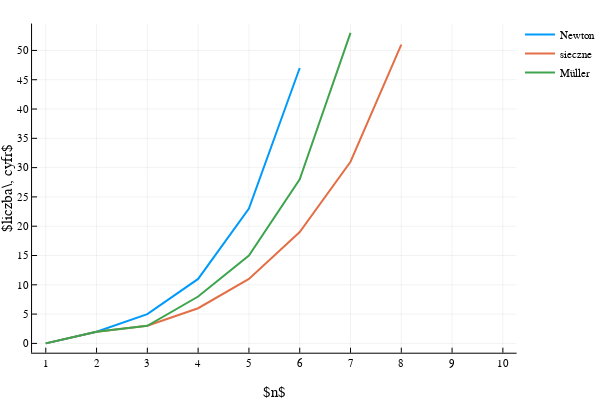

The cell this chart's notebook holds for it:
### Code cell
f1(x) = sqrt(x)-4
df1(x) = 0.5*x^(-1.0/2.0)
f1_zero = 16.0
x0_1 = BigFloat(18.0)
@assert(f1(f1_zero) == 0.0, f1(f1_zero))
test_methods(f1, df1, x0_1, f1_zero, 20)

### Figure 1 — Plotly figure (JSON) as saved in the notebook; plotly's stock layout.template omitted (floating-point values rounded to 4 significant figures)
{"data": [{"colorbar": {"title": ""}, "hoverinfo": "text", "legendgroup": "Newton", "line": {"color": "rgba(0, 154, 250, 1.000)", "dash": "solid", "shape": "linear", "width": 2}, "mode": "lines", "name": "Newton", "showlegend": true, "text": [null, null, null, null, null, null, null, null, null, null], "type": "scatter", "x": [1, 2, 3, 4, 5, 6, 7, 8, 9, 10], "xaxis": "x1", "y": [0, 2, 5, 11, 23, 47, null, null, null, null], "yaxis": "y1", "zmax": 0.1, "zmin": -0.1}, {"colorbar": {"title": ""}, "hoverinfo": "text", "legendgroup": "sieczne", "line": {"color": "rgba(227, 111, 71, 1.000)", "dash": "solid", "shape": "linear", "width": 2}, "mode": "lines", "name": "sieczne", "showlegend": true, "text": [null, null, null, null, null, null, null, null, null, null], "type": "scatter", "x": [1, 2, 3, 4, 5, 6, 7, 8, 9, 10], "xaxis": "x1", "y": [0, 2, 3, 6, 11, 19, 31, 51, null, null], "yaxis": "y1", "zmax": 0.1, "zmin": -0.1}, {"colorbar": {"title": ""}, "hoverinfo": "text", "legendgroup": "Müller", "line": {"color": "rgba(62, 164, 78, 1.000)", "dash": "solid", "shape": "linear", "width": 2}, "mode": "lines", "name": "Müller", "showlegend": true, "text": [null, null, null, null, null, null, null, null, null, null], "type": "scatter", "x": [1, 2, 3, 4, 5, 6, 7, 8, 9, 10], "xaxis": "x1", "y": [0, 2, 3, 8, 15, 28, 53, null, null, null], "yaxis": "y1", "zmax": 0.1, "zmin": -0.1}], "layout": {"annotations": [], "height": 400, "legend": {"bgcolor": "rgba(255, 255, 255, 1.000)", "bordercolor": "rgba(0, 0, 0, 1.000)", "font": {"color": "rgba(0, 0, 0, 1.000)", "family": "sans-serif", "size": 11}, "tracegroupgap": 0, "x": 1, "y": 1}, "margin": {"b": 20, "l": 0, "r": 0, "t": 20}, "paper_bgcolor": "rgba(255, 255, 255, 1.000)", "plot_bgcolor": "rgba(255, 255, 255, 1.000)", "showlegend": true, "width": 600, "xaxis": {"anchor": "y1", "domain": [0.06165, 0.9934], "gridcolor": "rgba(0, 0, 0, 0.100)", "gridwidth": 0.5, "linecolor": "rgba(0, 0, 0, 1.000)", "mirror": false, "range": [0.73, 10.27], "showgrid": true, "showline": true, "showticklabels": true, "tickangle": 0, "tickcolor": "rgb(0, 0, 0)", "tickfont": {"color": "rgba(0, 0, 0, 1.000)", "family": "sans-serif", "size": 11}, "tickmode": "array", "ticks": "inside", "ticktext": ["1", "2", "3", "4", "5", "6", "7", "8", "9", "10"], "tickvals": [1, 2, 3, 4, 5, 6, 7, 8, 9, 10], "title": "$n$", "titlefont": {"color": "rgba(0, 0, 0, 1.000)", "family": "sans-serif", "size": 15}, "type": "-", "visible": true, "zeroline": false, "zerolinecolor": "rgba(0, 0, 0, 1.000)"}, "yaxis": {"anchor": "x1", "domain": [0.07581, 0.9902], "gridcolor": "rgba(0, 0, 0, 0.100)", "gridwidth": 0.5, "linecolor": "rgba(0, 0, 0, 1.000)", "mirror": false, "range": [-1.59, 54.59], "showgrid": true, "showline": true, "showticklabels": true, "tickangle": 0, "tickcolor": "rgb(0, 0, 0)", "tickfont": {"color": "rgba(0, 0, 0, 1.000)", "family": "sans-serif", "size": 11}, "tickmode": "array", "ticks": "inside", "ticktext": ["0", "5", "10", "15", "20", "25", "30", "35", "40", "45", "50"], "tickvals": [0, 5, 10, 15, 20, 25, 30, 35, 40, 45, 50], "title": "$liczba\\, cyfr$", "titlefont": {"color": "rgba(0, 0, 0, 1.000)", "family": "sans-serif", "size": 15}, "type": "-", "visible": true, "zeroline": false, "zerolinecolor": "rgba(0, 0, 0, 1.000)"}}}
